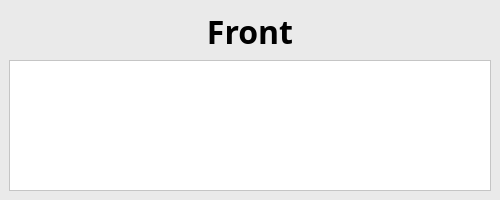
<?xml version="1.0" encoding="UTF-8"?>
<ui version="4.0">
 <class>FCFront</class>
 <widget class="QWidget" name="FCFront">
  <property name="geometry">
   <rect>
    <x>0</x>
    <y>0</y>
    <width>500</width>
    <height>200</height>
   </rect>
  </property>
  <property name="windowTitle">
   <string>Form</string>
  </property>
  <property name="styleSheet">
   <string notr="true">background-color: #eaeaea;</string>
  </property>
  <layout class="QVBoxLayout" name="verticalLayout">
   <property name="leftMargin">
    <number>0</number>
   </property>
   <property name="topMargin">
    <number>0</number>
   </property>
   <property name="rightMargin">
    <number>0</number>
   </property>
   <property name="bottomMargin">
    <number>0</number>
   </property>
   <item>
    <widget class="QStackedWidget" name="front_widget">
     <property name="styleSheet">
      <string notr="true"/>
     </property>
     <property name="currentIndex">
      <number>1</number>
     </property>
     <widget class="QWidget" name="front1">
      <layout class="QVBoxLayout" name="verticalLayout_3">
       <item>
        <spacer name="spacer">
         <property name="orientation">
          <enum>Qt::Vertical</enum>
         </property>
         <property name="sizeType">
          <enum>QSizePolicy::Fixed</enum>
         </property>
         <property name="sizeHint" stdset="0">
          <size>
           <width>20</width>
           <height>49</height>
          </size>
         </property>
        </spacer>
       </item>
       <item>
        <widget class="QLabel" name="front_label">
         <property name="enabled">
          <bool>false</bool>
         </property>
         <property name="sizePolicy">
          <sizepolicy hsizetype="Minimum" vsizetype="MinimumExpanding">
           <horstretch>0</horstretch>
           <verstretch>0</verstretch>
          </sizepolicy>
         </property>
         <property name="font">
          <font>
           <family>Trebuchet MS</family>
           <pointsize>16</pointsize>
          </font>
         </property>
         <property name="text">
          <string/>
         </property>
         <property name="textFormat">
          <enum>Qt::PlainText</enum>
         </property>
         <property name="alignment">
          <set>Qt::AlignCenter</set>
         </property>
         <property name="wordWrap">
          <bool>true</bool>
         </property>
        </widget>
       </item>
      </layout>
     </widget>
     <widget class="QWidget" name="front2">
      <layout class="QVBoxLayout" name="verticalLayout_2">
       <item>
        <widget class="QLabel" name="top_label">
         <property name="font">
          <font>
           <family>Trebuchet MS</family>
           <pointsize>24</pointsize>
           <weight>75</weight>
           <bold>true</bold>
          </font>
         </property>
         <property name="text">
          <string>Front</string>
         </property>
         <property name="alignment">
          <set>Qt::AlignCenter</set>
         </property>
        </widget>
       </item>
       <item>
        <widget class="QTextEdit" name="front_text">
         <property name="styleSheet">
          <string notr="true">background-color:white;</string>
         </property>
        </widget>
       </item>
      </layout>
     </widget>
    </widget>
   </item>
  </layout>
 </widget>
 <resources/>
 <connections/>
</ui>
